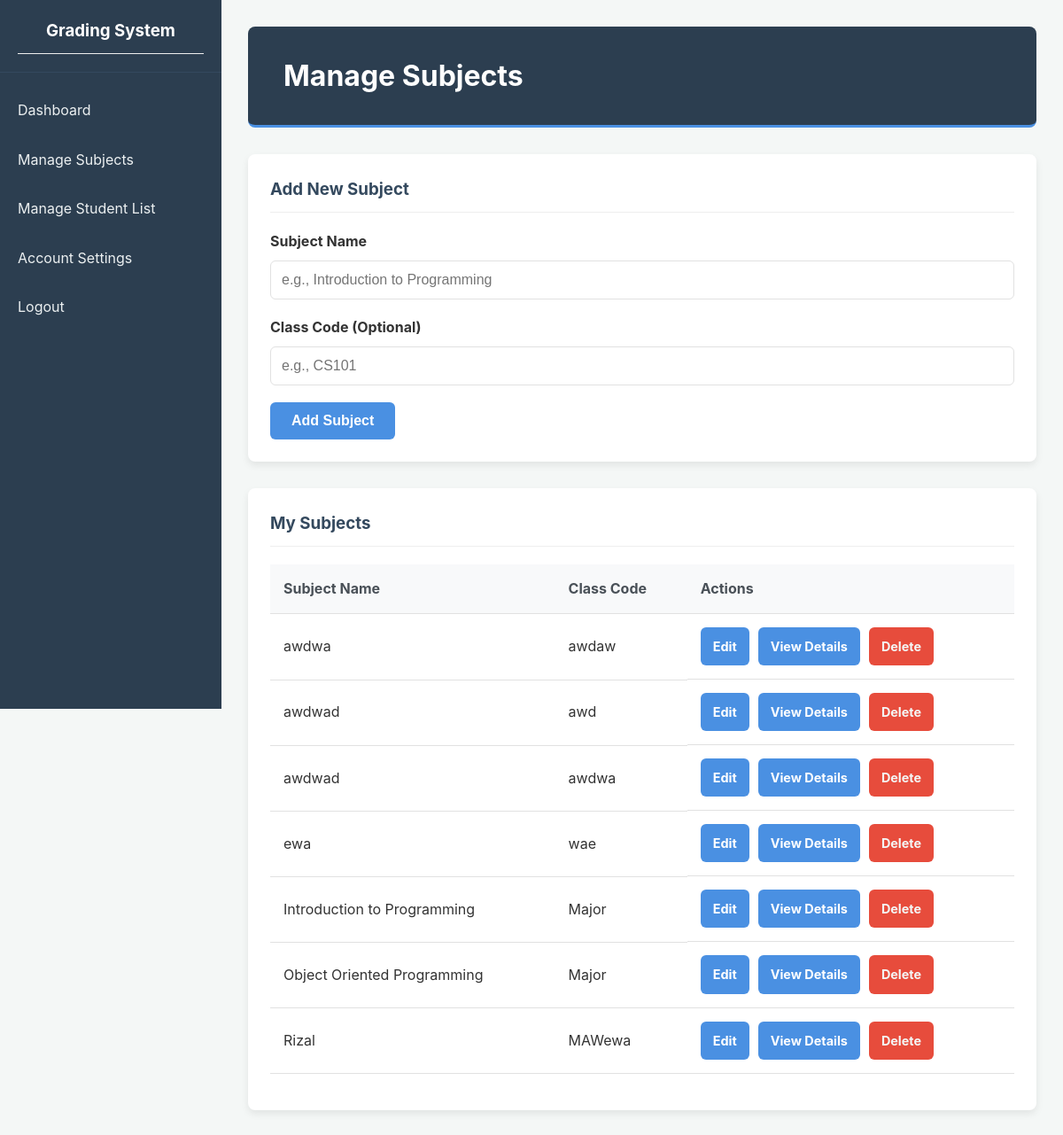
Page /subjects.php (signed in) on the committed database.
### tables this page shows
CREATE TABLE `subjects` (
  `subject_id` int(11) NOT NULL,
  `subject_name` varchar(255) NOT NULL,
  `class_code` varchar(50) DEFAULT NULL,
  `prelim_weight` decimal(5,2) NOT NULL DEFAULT 25.00,
  `midterm_weight` decimal(5,2) NOT NULL DEFAULT 25.00,
  `prefinals_weight` decimal(5,2) NOT NULL DEFAULT 25.00,
  `finals_weight` decimal(5,2) NOT NULL DEFAULT 25.00
);

### subjects.php (the view, shortened to what this page needs)
<?php
require_once 'config/db_config.php';
$subject_to_edit = null;
$subjects_stmt = $pdo->query("SELECT * FROM subjects ORDER BY subject_name");
$subjects = $subjects_stmt->fetchAll(PDO::FETCH_ASSOC);
?>
<!DOCTYPE html>
<html lang="en">
<head>
    <link rel="stylesheet" href="public/css/style.css">
</head>
<body>
    <div class="page-wrapper">
        <?php include 'includes/sidebar.php'; ?>
        <main class="main-content">
            <div class="container">
                <div class="page-header">
                    <h2>Manage Subjects</h2>
                </div>
                <div class="card">
                    <h3><?php echo $subject_to_edit ? 'Edit Subject' : 'Add New Subject'; ?></h3>
                    <form action="subjects.php" method="POST">
                        <div class="form-group">
                            <label for="subject_name">Subject Name</label>
                            <input type="text" id="subject_name" name="subject_name" placeholder="e.g., Introduction to Programming" value="<?php echo htmlspecialchars($subject_to_edit['subject_name'] ?? ''); ?>" required>
                        </div>
                        <div class="form-group">
                            <label for="class_code">Class Code (Optional)</label>
                            <input type="text" id="class_code" name="class_code" placeholder="e.g., CS101" value="<?php echo htmlspecialchars($subject_to_edit['class_code'] ?? ''); ?>">
                        </div>
                        <button type="submit"><?php echo $subject_to_edit ? 'Update Subject' : 'Add Subject'; ?></button>
                    </form>
                </div>
                <div class="card">
                    <h3>My Subjects</h3>
                    <div class="table-responsive">
                    <table>
                        <thead>
                            <tr>
                                <th>Subject Name</th>
                                <th>Class Code</th>
                                <th>Actions</th>
                            </tr>
                        </thead>
                        <tbody>
                            <?php if (empty($subjects)): ?>
                                <tr><td colspan="3">No subjects found. Add one using the form above</td></tr>
                            <?php else: ?>
                                <?php foreach ($subjects as $subject): ?>
                                    <tr>
                                        <td><?php echo htmlspecialchars($subject['subject_name']); ?></td>
                                        <td><?php echo htmlspecialchars($subject['class_code']); ?></td>
                                        <td class="action-links">
                                            <a href="subjects.php?edit_id=<?php echo $subject['subject_id']; ?>" class="btn-edit">Edit</a>
                                            <a href="view_subject.php?id=<?php echo $subject['subject_id']; ?>" class="btn">View Details</a>
                                            <a href="actions/delete_subject.php?id=<?php echo $subject['subject_id']; ?>" class="btn-delete" onclick="return confirm('Are you sure you want to delete this subject? This will delete all its sections, grades, and components permanently.');">Delete</a>
                                        </td>
                                    </tr>
                                <?php endforeach; ?>
                            <?php endif; ?>
                        </tbody>
                        </table>
                    </div>
                </div>
            </div>
        </main>
    </div>
</body>
</html>

### public/css/style.css (style rules this page uses)
:root { --primary-color: #4a90e2; --primary-hover-color: #357ABD; --background-color: #f4f7f6; --card-background-color: #ffffff; --sidebar-bg: #2c3e50; --sidebar-text: #ecf0f1; --sidebar-hover: #34495e; --text-color: #333333; --border-color: #e1e1e1; --danger-color: #e74c3c; --danger-hover-color: #c0392b; --shadow: 0 4px 8px rgba(0, 0, 0, 0.08); }
body { font-family: -apple-system, BlinkMacSystemFont, "Segoe UI", Roboto, Helvetica, Arial, sans-serif; background-color: var(--background-color); color: var(--text-color); margin: 0; line-height: 1.6; }
.page-wrapper { display: flex; position: relative; min-height: 100vh; }
.page-header { margin-bottom: 20px; padding-bottom: 20px; border-bottom: 1px solid var(--border-color); }
.page-header h2 { font-size: 2rem; color: #2c3e50; margin: 0; }
.main-content { margin-left: 250px; width: calc(100% - 250px); padding: 30px; box-sizing: border-box; }
.container { max-width: 1700px; margin: 0 auto; padding: 0; }
.card { background: var(--card-background-color); border-radius: 8px; box-shadow: var(--shadow); padding: 25px; margin-bottom: 30px; }
.page-header { background-color: var(--sidebar-bg); padding: 30px 40px; border-radius: 8px; margin-bottom: 30px; border-bottom: 3px solid var(--primary-color); }
.page-header h1, .page-header h2 { margin: 0; color: #ffffff; font-size: 2rem; font-weight: 700; }
h3 { margin-top: 0; color: #34495e; border-bottom: 1px solid #eee; padding-bottom: 10px; margin-bottom: 20px; }
.form-group { margin-bottom: 1.2rem; }
.form-group label { display: block; font-weight: bold; margin-bottom: 8px; }
.form-group input[type="text"], .form-group input[type="number"], .form-group input[type="file"], .form-group select { width: 100%; padding: 12px; border: 1px solid var(--border-color); border-radius: 6px; font-size: 1rem; box-sizing: border-box; transition: border-color 0.3s ease, box-shadow 0.3s ease; }
button, .btn { display: inline-block; background: var(--primary-color); color: #ffffff; border: none; padding: 12px 24px; border-radius: 6px; cursor: pointer; text-decoration: none; text-align: right; font-size: 1rem; font-weight: bold; transition: background-color 0.3s ease, transform 0.2s ease; }
.table-responsive { overflow-x: auto; width: 100%; }
table { width: 100%; border-collapse: collapse; margin-bottom: 1rem; }
table th, table td { padding: 15px; text-align: left; border-bottom: 1px solid var(--border-color); white-space: nowrap; }
table thead th { background-color: #f8f9fa; font-weight: bold; color: #495057; }
.action-links { display: flex; align-items: center; gap: 10px; }
.action-links a { text-decoration: none; font-weight: bold; padding: 8px 12px; border-radius: 6px; border: 2px solid transparent; transition: all 0.3s ease; text-align: center; font-size: 0.9rem; }
.btn-edit { background: var(--primary-color); color: #ffffff; border: none; }
.btn-delete { background-color: var(--danger-color); color: var(--background-color); border-color: var(--danger-color); }

### rows in the picture
subjects: subject_name "awdwa", class_code "awdaw"
subjects: subject_name "awdwad", class_code "awd"
subjects: subject_name "awdwad", class_code "awdwa"
subjects: subject_name "ewa", class_code "wae"
subjects: subject_name "Introduction to Programming", class_code "Major"
subjects: subject_name "Object Oriented Programming", class_code "Major"
subjects: subject_name "Rizal", class_code "MAWewa"
